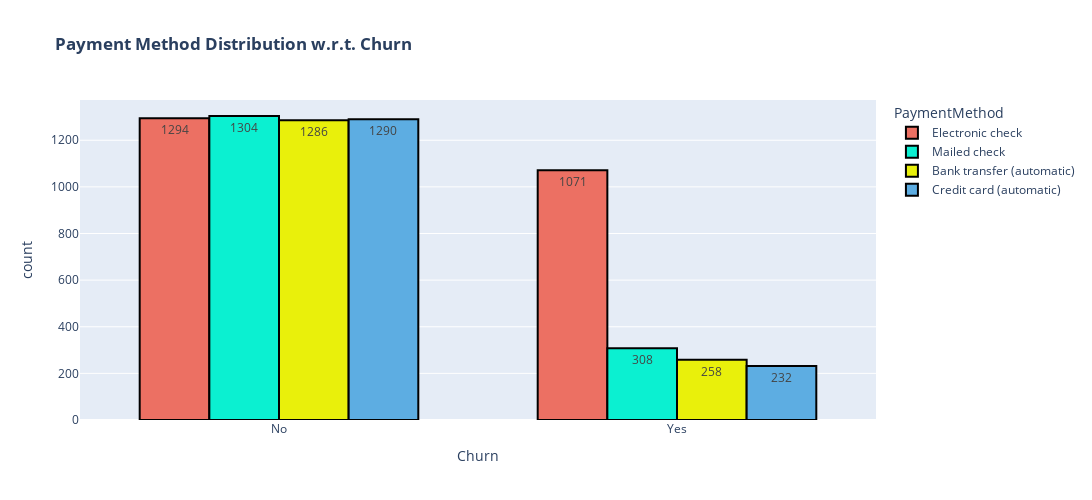

The code cell stored with this chart in its notebook:
### Code cell
fig = px.histogram(data, x='Churn', color='PaymentMethod', barmode='group', title='<b>Payment Method Distribution w.r.t. Churn<b>',
                   color_discrete_sequence = ['#EC7063', '#0BF0D1', '#E9F00B', '#5DADE2'], text_auto=True)

fig.update_layout(width=1100, height=500, bargap=0.3)
fig.update_traces(marker_line_width=2,marker_line_color='black')

iplot(fig)

### Figure 1 — Plotly figure (JSON) as saved in the notebook; plotly's stock layout.template omitted (floating-point values rounded to 4 significant figures; data arrays with more than 128 entries replaced by an {"elided": "..."} marker saying what was removed)
{"data": [{"alignmentgroup": "True", "bingroup": "x", "hovertemplate": "PaymentMethod=Electronic check<br>Churn=%{x}<br>count=%{y}<extra></extra>", "legendgroup": "Electronic check", "marker": {"color": "#EC7063", "line": {"color": "black", "width": 2}, "pattern": {"shape": ""}}, "name": "Electronic check", "offsetgroup": "Electronic check", "orientation": "v", "showlegend": true, "texttemplate": "%{value}", "x": {"elided": "2365 str values"}, "xaxis": "x", "yaxis": "y", "type": "histogram"}, {"alignmentgroup": "True", "bingroup": "x", "hovertemplate": "PaymentMethod=Mailed check<br>Churn=%{x}<br>count=%{y}<extra></extra>", "legendgroup": "Mailed check", "marker": {"color": "#0BF0D1", "line": {"color": "black", "width": 2}, "pattern": {"shape": ""}}, "name": "Mailed check", "offsetgroup": "Mailed check", "orientation": "v", "showlegend": true, "texttemplate": "%{value}", "x": {"elided": "1612 str values"}, "xaxis": "x", "yaxis": "y", "type": "histogram"}, {"alignmentgroup": "True", "bingroup": "x", "hovertemplate": "PaymentMethod=Bank transfer (automatic)<br>Churn=%{x}<br>count=%{y}<extra></extra>", "legendgroup": "Bank transfer (automatic)", "marker": {"color": "#E9F00B", "line": {"color": "black", "width": 2}, "pattern": {"shape": ""}}, "name": "Bank transfer (automatic)", "offsetgroup": "Bank transfer (automatic)", "orientation": "v", "showlegend": true, "texttemplate": "%{value}", "x": {"elided": "1544 str values"}, "xaxis": "x", "yaxis": "y", "type": "histogram"}, {"alignmentgroup": "True", "bingroup": "x", "hovertemplate": "PaymentMethod=Credit card (automatic)<br>Churn=%{x}<br>count=%{y}<extra></extra>", "legendgroup": "Credit card (automatic)", "marker": {"color": "#5DADE2", "line": {"color": "black", "width": 2}, "pattern": {"shape": ""}}, "name": "Credit card (automatic)", "offsetgroup": "Credit card (automatic)", "orientation": "v", "showlegend": true, "texttemplate": "%{value}", "x": {"elided": "1522 str values"}, "xaxis": "x", "yaxis": "y", "type": "histogram"}], "layout": {"bargap": 0.3, "barmode": "group", "height": 500, "legend": {"title": {"text": "PaymentMethod"}, "tracegroupgap": 0}, "title": {"text": "<b>Payment Method Distribution w.r.t. Churn<b>"}, "width": 1100, "xaxis": {"anchor": "y", "domain": [0, 1], "title": {"text": "Churn"}}, "yaxis": {"anchor": "x", "domain": [0, 1], "title": {"text": "count"}}}}
